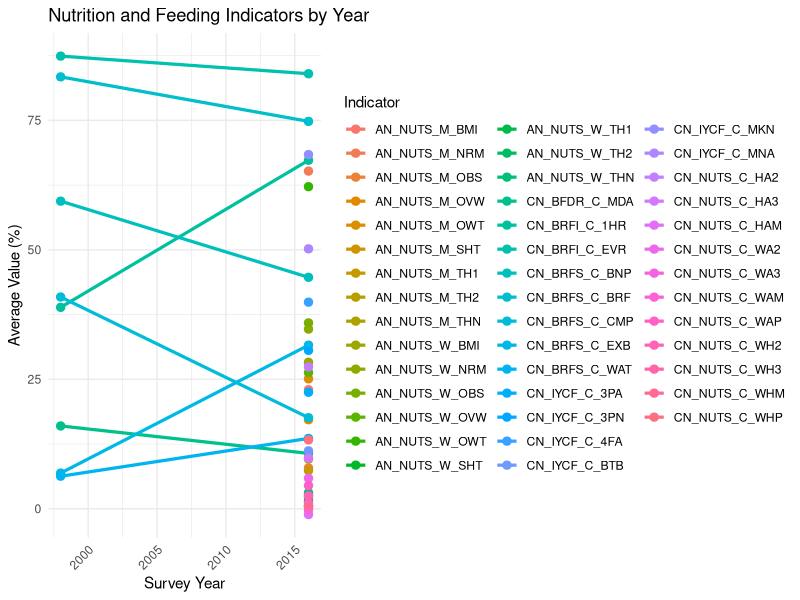
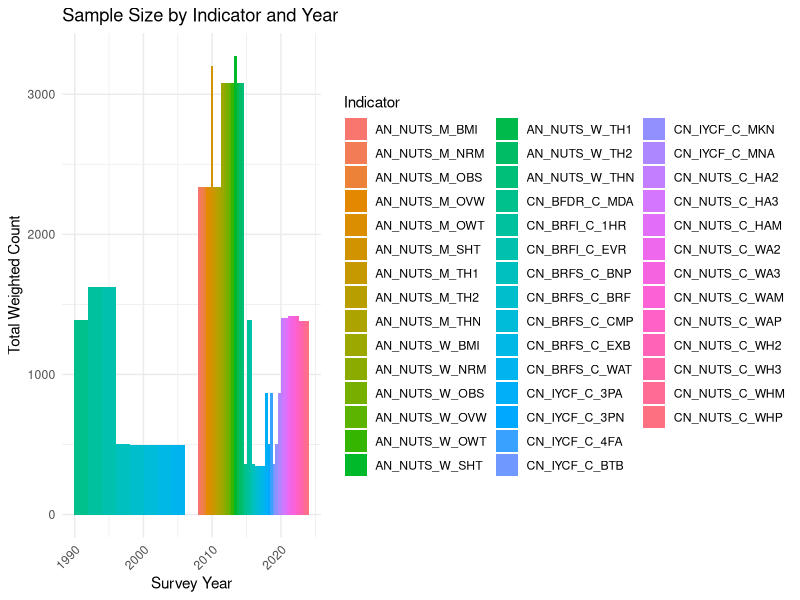

Source code (R) for these figures, in order:
## ---- chunk 1
# Load libraries
library(readr)
library(dplyr)
library(ggplot2)

# Options
knitr::opts_chunk$set(echo = TRUE, warning = FALSE, message = FALSE)
## ---- chunk 2
# Load data
data <- read_csv("merged datasets/GroupC_Nutrition_merged.csv")

# Preview
head(data)
## ---- chunk 3
# Filter out denominators and unweighted counts
data <- data %>%
  filter(!(IndicatorType %in% c("D", "U")))
## ---- chunk 4
# Transformations
# Create new variables and scale numeric columns
# Convert categorical variables to numeric factors
# Scale numeric variables
# Create weighted proportion variable
# Convert SurveyYear to factor
data <- data %>%
  mutate(
    IndicatorId_orig = IndicatorId,
    IndicatorType = as.numeric(factor(IndicatorType)),
    IndicatorId = as.numeric(factor(IndicatorId)),
    Value_scaled = scale(Value),
    DenominatorWeighted_scaled = scale(DenominatorWeighted),
    DenominatorUnweighted_scaled = scale(DenominatorUnweighted),
    Weighted_Proportion = DenominatorWeighted / DenominatorUnweighted,
    SurveyYearFactor = as.factor(SurveyYear)
  )
## ---- chunk 5
# Aggregation 
# Summarize average Value and total DenominatorWeighted by SurveyYear and IndicatorId_orig
agg_data <- data %>%
  group_by(SurveyYear, IndicatorId_orig) %>%
  summarise(
    Avg_Value = mean(Value, na.rm = TRUE),
    Total_Weighted = sum(DenominatorWeighted, na.rm = TRUE)
  )
## ---- chunk 6
# Visualization 1: Average Value by Year
# Rainbow color palette
ggplot(agg_data, aes(x=SurveyYear, y=Avg_Value, color=IndicatorId_orig, group=IndicatorId_orig)) +
  geom_line(size = 1.1) +
  geom_point(size = 2.5) +
  labs(
    title="Nutrition and Feeding Indicators by Year",
    x="Survey Year",
    y="Average Value (%)",
    color="Indicator"
  ) +
  theme_minimal() +
  theme(axis.text.x = element_text(angle = 45, hjust = 1))
## ---- chunk 7
# Visualization 2: Total Weighted Count by Year
# Rainbow color palette
ggplot(agg_data, aes(x=SurveyYear, y=Total_Weighted, fill=IndicatorId_orig)) +
  geom_col(position = "dodge") +
  labs(
    title="Sample Size by Indicator and Year",
    x="Survey Year",
    y="Total Weighted Count",
    fill="Indicator"
  ) +
  theme_minimal() +
  theme(axis.text.x = element_text(angle = 45, hjust = 1))
